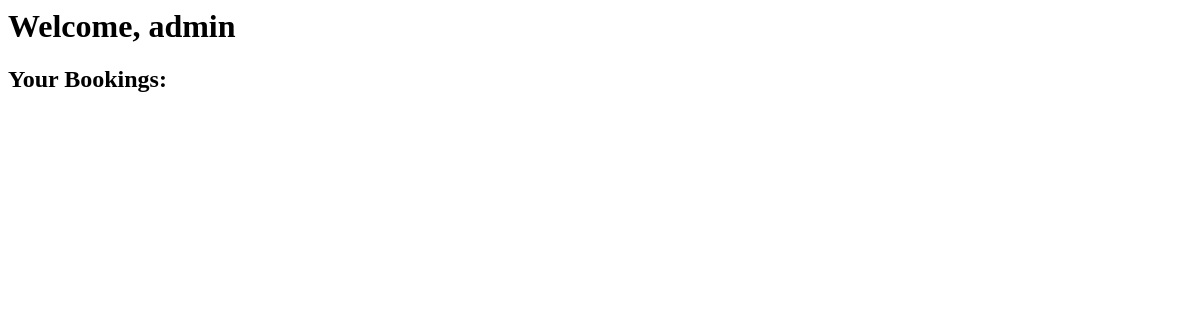
Page /user/1/ on the earlier database version.
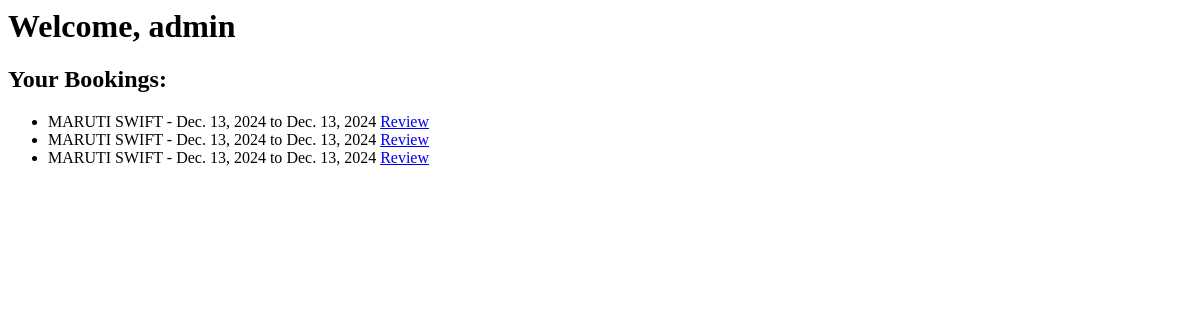
Same page on the later database version.
### app1/models.py (models this page shows, shortened)
class Booking(models.Model):
    booking_id = models.UUIDField(default=uuid.uuid4)
    property = models.ForeignKey(Property, on_delete=models.CASCADE, related_name='bookings')
    user = models.ForeignKey(User, on_delete=models.CASCADE, related_name='bookings')
    start_date = models.DateField(default=date.today)
    end_date = models.DateField(default=date.today)
    total_cost = models.DecimalField(max_digits=10, decimal_places=2)
    status = models.CharField(max_length=10, default='available')
    created_at = models.DateTimeField(auto_now_add=True)
    updated_at = models.DateTimeField(auto_now=True)

class Property(models.Model):
    owner = models.ForeignKey(User, on_delete=models.CASCADE, related_name='properties')
    title = models.CharField(max_length=200)
    address = models.TextField()
    description = models.TextField()
    rent_amount = models.DecimalField(max_digits=10, decimal_places=2)
    available_date = models.DateField()
    image = models.ImageField(default='hh.png')

### app1/views.py (the view)
# urls.py: path('user/<int:id>/', views.user_detail, name='user_detail'),
def user_detail(request,id):
    user = get_object_or_404(User, id=id)
    user_booking = user.bookings.all()
    username = user.username
    return render(request, 'user_detail.html', {'user_bookings': user_booking, 'username':username})

### app1/templates/user_detail.html
<h1>Welcome, {{ username }}</h1>
<h2>Your Bookings:</h2>
<ul>
    {% for booking in user_bookings %}
        <li>{{ booking.property.title }} - {{ booking.start_date }} to {{ booking.end_date }}
            <a href="{% url 'review'%}">Review</a>
        </li>
    {% endfor %}
</ul>

Differences in the rows shown:
added Booking: property "MARUTI SWIFT", start_date "Dec. 13, 2024", end_date "Dec. 13, 2024"
added Booking: property "MARUTI SWIFT", start_date "Dec. 13, 2024", end_date "Dec. 13, 2024"
added Booking: property "MARUTI SWIFT", start_date "Dec. 13, 2024", end_date "Dec. 13, 2024"
